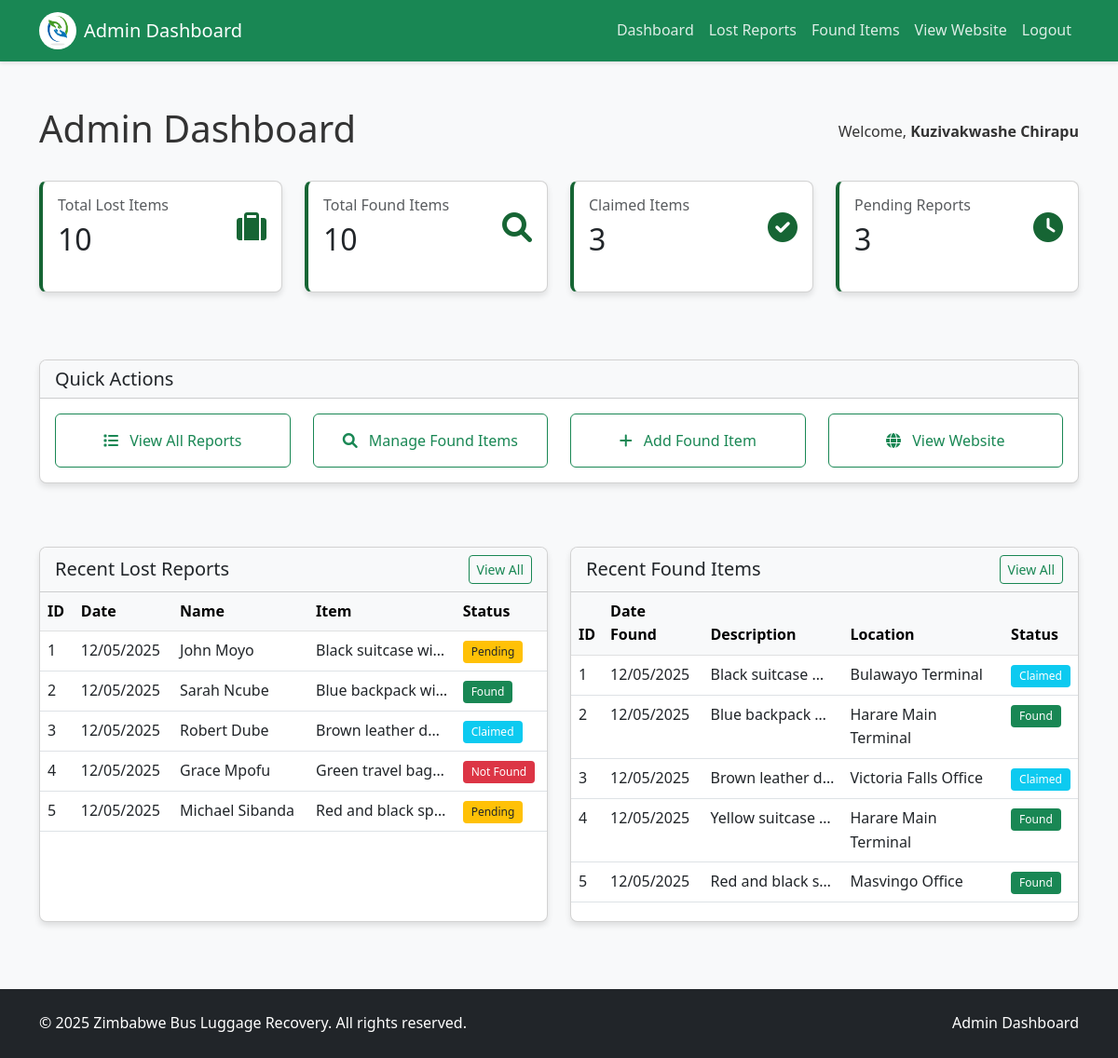
The app's page /dashboard.php (signed in) with its own data.
### tables this page shows
CREATE TABLE IF NOT EXISTS `lost_items` (
  `id` int NOT NULL AUTO_INCREMENT,
  `report_date` timestamp NULL DEFAULT CURRENT_TIMESTAMP,
  `full_name` varchar(100) NOT NULL,
  `email` varchar(100) NOT NULL,
  `phone` varchar(20) NOT NULL,
  `bus_company_id` int NOT NULL,
  `route_traveled` varchar(255) NOT NULL,
  `travel_date` date NOT NULL,
  `item_description` text NOT NULL,
  `identifying_features` text NOT NULL,
  `ticket_photo` varchar(255) DEFAULT NULL,
  `status` enum('Pending','Found','Not Found','Claimed') DEFAULT 'Pending',
  PRIMARY KEY (`id`),
  KEY `bus_company_id` (`bus_company_id`)
);

CREATE TABLE IF NOT EXISTS `found_items` (
  `id` int NOT NULL AUTO_INCREMENT,
  `date_found` timestamp NULL DEFAULT CURRENT_TIMESTAMP,
  `description` text NOT NULL,
  `bus_company_id` int NOT NULL,
  `route` varchar(255) NOT NULL,
  `location` varchar(255) NOT NULL,
  `status` enum('Found','Claimed') DEFAULT 'Found',
  `claimed_by` varchar(100) DEFAULT NULL,
  `claimer_contact` varchar(50) DEFAULT NULL,
  `claimer_email` varchar(100) DEFAULT NULL,
  `claimer_address` text,
  `claimer_photo` varchar(255) DEFAULT NULL,
  `claimed_date` timestamp NULL DEFAULT NULL,
  PRIMARY KEY (`id`),
  KEY `bus_company_id` (`bus_company_id`)
);

### dashboard.php (the view, shortened to what this page needs)
<?php
require_once '../includes/db_connect.php';
require_once '../includes/functions.php';
$total_lost_items_query = "SELECT COUNT(*) as count FROM lost_items";
$total_found_items_query = "SELECT COUNT(*) as count FROM found_items";
$total_claimed_items_query = "SELECT COUNT(*) as count FROM found_items WHERE status = 'Claimed'";
$total_pending_items_query = "SELECT COUNT(*) as count FROM lost_items WHERE status = 'Pending'";
$total_lost_items = $conn->query($total_lost_items_query)->fetch_assoc()['count'];
$total_found_items = $conn->query($total_found_items_query)->fetch_assoc()['count'];
$total_claimed_items = $conn->query($total_claimed_items_query)->fetch_assoc()['count'];
$total_pending_items = $conn->query($total_pending_items_query)->fetch_assoc()['count'];
$recent_lost_items = get_recent_lost_items($conn, 5);
$recent_found_items = get_recent_found_items($conn, 5);
?>
<!DOCTYPE html>
<html lang="en">
<head>
    <link href="https://cdn.jsdelivr.net/npm/bootstrap@5.3.0-alpha1/dist/css/bootstrap.min.css" rel="stylesheet">
    <link rel="stylesheet" href="https://cdnjs.cloudflare.com/ajax/libs/font-awesome/6.0.0/css/all.min.css">
    <link rel="stylesheet" href="../assets/css/style.css">
</head>
<body>
    <nav class="navbar navbar-expand-lg navbar-dark bg-success sticky-top">
        <div class="container">
            <a class="navbar-brand d-flex align-items-center" href="../index.php">
                <img src="../assets/images/logo.jpg" alt="Logo" width="40" height="40" class="rounded-circle me-2">
                <span>Admin Dashboard</span>
            </a>
            <div class="collapse navbar-collapse" id="navbarNav">
                <ul class="navbar-nav ms-auto">
                    <li class="nav-item">
                        <a class="nav-link active" href="dashboard.php">Dashboard</a>
                    </li>
                    <li class="nav-item">
                        <a class="nav-link" href="reports.php">Lost Reports</a>
                    </li>
                    <li class="nav-item">
                        <a class="nav-link" href="found_items.php">Found Items</a>
                    </li>
                    <li class="nav-item">
                        <a class="nav-link" href="../index.php">View Website</a>
                    </li>
                    <li class="nav-item">
                        <a class="nav-link" href="logout.php">Logout</a>
                    </li>
                </ul>
            </div>
        </div>
    </nav>
    <div class="container py-5">
        <div class="d-flex justify-content-between align-items-center mb-4">
            <h1>Admin Dashboard</h1>
            <p class="mb-0">Welcome, <strong><?php echo htmlspecialchars($_SESSION['admin_fullname']); ?></strong></p>
        </div>
        <div class="row mb-5">
            <div class="col-md-3 mb-4">
                <div class="card dashboard-card h-100">
                    <div class="card-body">
                        <div class="d-flex justify-content-between align-items-center">
                            <div>
                                <h6 class="text-muted mb-2">Total Lost Items</h6>
                                <h2 class="mb-0"><?php echo $total_lost_items; ?></h2>
                            </div>
                            <div class="dashboard-icon">
                                <i class="fas fa-suitcase"></i>
                            </div>
                        </div>
                    </div>
                </div>
            </div>
            <div class="col-md-3 mb-4">
                <div class="card dashboard-card h-100">
                    <div class="card-body">
                        <div class="d-flex justify-content-between align-items-center">
                            <div>
                                <h6 class="text-muted mb-2">Total Found Items</h6>
                                <h2 class="mb-0"><?php echo $total_found_items; ?></h2>
                            </div>
                            <div class="dashboard-icon">
                                <i class="fas fa-search"></i>
                            </div>
                        </div>
                    </div>
                </div>
            </div>
            <div class="col-md-3 mb-4">
                <div class="card dashboard-card h-100">
                    <div class="card-body">
                        <div class="d-flex justify-content-between align-items-center">
                            <div>
                                <h6 class="text-muted mb-2">Claimed Items</h6>
                                <h2 class="mb-0"><?php echo $total_claimed_items; ?></h2>
                            </div>
                            <div class="dashboard-icon">
                                <i class="fas fa-check-circle"></i>
                            </div>
                        </div>
                    </div>
                </div>
            </div>
            <div class="col-md-3 mb-4">
                <div class="card dashboard-card h-100">
                    <div class="card-body">
                        <div class="d-flex justify-content-between align-items-center">
                            <div>
                                <h6 class="text-muted mb-2">Pending Reports</h6>
                                <h2 class="mb-0"><?php echo $total_pending_items; ?></h2>
                            </div>
                            <div class="dashboard-icon">
                                <i class="fas fa-clock"></i>
                            </div>
                        </div>
                    </div>
                </div>
            </div>
        </div>
        <div class="row mb-5">
            <div class="col-12">
                <div class="card">
                    <div class="card-header bg-light">
                        <h5 class="mb-0">Quick Actions</h5>
                    </div>
                    <div class="card-body">
                        <div class="row">
                            <div class="col-md-3 mb-3 mb-md-0">
                                <a href="reports.php" class="btn btn-outline-success w-100 py-3">
                                    <i class="fas fa-list me-2"></i> View All Reports
                                </a>
                            </div>
                            <div class="col-md-3 mb-3 mb-md-0">
                                <a href="found_items.php" class="btn btn-outline-success w-100 py-3">
                                    <i class="fas fa-search me-2"></i> Manage Found Items
                                </a>
                            </div>
                            <div class="col-md-3 mb-3 mb-md-0">
                                <a href="found_items.php?action=add" class="btn btn-outline-success w-100 py-3">
                                    <i class="fas fa-plus me-2"></i> Add Found Item
                                </a>
                            </div>
                            <div class="col-md-3">
                                <a href="../index.php" class="btn btn-outline-success w-100 py-3">
                                    <i class="fas fa-globe me-2"></i> View Website
                                </a>
                            </div>
                        </div>
                    </div>
                </div>
            </div>
        </div>
        <div class="row">
            <div class="col-md-6 mb-4">
                <div class="card h-100">
                    <div class="card-header bg-light d-flex justify-content-between align-items-center">
                        <h5 class="mb-0">Recent Lost Reports</h5>
                        <a href="reports.php" class="btn btn-sm btn-outline-success">View All</a>
                    </div>
                    <div class="card-body p-0">
                        <div class="table-responsive">
                            <table class="table table-hover mb-0">
                                <thead class="table-light">
                                    <tr>
                                        <th>ID</th>
                                        <th>Date</th>
                                        <th>Name</th>
                                        <th>Item</th>
                                        <th>Status</th>
                                    </tr>
                                </thead>
                                <tbody>
                                    <?php if (empty($recent_lost_items)): ?>
                                        <tr>
                                            <td colspan="5" class="text-center py-3">No recent reports found.</td>
                                        </tr>
                                    <?php else: ?>
                                        <?php foreach ($recent_lost_items as $item): ?>
                                            <tr>
                                                <td><?php echo $item['id']; ?></td>
                                                <td><?php echo format_date($item['report_date']); ?></td>
                                                <td><?php echo htmlspecialchars($item['full_name']); ?></td>
                                                <td class="text-truncate" style="max-width: 150px;"><?php echo htmlspecialchars($item['item_description']); ?></td>
                                                <td><?php echo get_status_badge($item['status']); ?></td>
                                            </tr>
                                        <?php endforeach; ?>
                                    <?php endif; ?>
                                </tbody>
                            </table>
                        </div>
                    </div>
                </div>
            </div>
            <div class="col-md-6 mb-4">
                <div class="card h-100">
                    <div class="card-header bg-light d-flex justify-content-between align-items-center">
                        <h5 class="mb-0">Recent Found Items</h5>
                        <a href="found_items.php" class="btn btn-sm btn-outline-success">View All</a>
                    </div>
                    <div class="card-body p-0">
                        <div class="table-responsive">
                            <table class="table table-hover mb-0">
                                <thead class="table-light">
                                    <tr>
                                        <th>ID</th>
                                        <th>Date Found</th>
                                        <th>Description</th>
                                        <th>Location</th>
                                        <th>Status</th>
                                    </tr>
                                </thead>
                                <tbody>
                                    <?php if (empty($recent_found_items)): ?>
                                        <tr>
                                            <td colspan="5" class="text-center py-3">No recent found items.</td>
                                        </tr>
                                    <?php else: ?>
                                        <?php foreach ($recent_found_items as $item): ?>
                                            <tr>
                                                <td><?php echo $item['id']; ?></td>
                                                <td><?php echo format_date($item['date_found']); ?></td>
                                                <td class="text-truncate" style="max-width: 150px;"><?php echo htmlspecialchars($item['description']); ?></td>
                                                <td><?php echo htmlspecialchars($item['location']); ?></td>
                                                <td><?php echo get_status_badge($item['status']); ?></td>
                                            </tr>
                                        <?php endforeach; ?>
                                    <?php endif; ?>
                                </tbody>
                            </table>
                        </div>
                    </div>
                </div>
            </div>
        </div>
    </div>
    <footer class="bg-dark text-white py-4">
        <div class="container">
            <div class="row">
                <div class="col-md-6">
                    <p class="mb-0">&copy; <?php echo date('Y'); ?> Zimbabwe Bus Luggage Recovery. All rights reserved.</p>
                </div>
                <div class="col-md-6 text-md-end">
                    <p class="mb-0">Admin Dashboard</p>
                </div>
            </div>
        </div>
    </footer>
</body>
</html>

### functions.php (shortened to what this page needs)
<?php
function get_status_class($status) {
    switch ($status) {
        case 'Pending':
            return 'bg-warning text-dark';
        case 'Found':
            return 'bg-success';
        case 'Not Found':
            return 'bg-danger';
        case 'Claimed':
            return 'bg-info';
    }
}
function get_status_badge($status) {
    $class = get_status_class($status);
    return '<span class="badge ' . $class . '">' . htmlspecialchars($status) . '</span>';
}
function format_date($date) {
    return date("d/m/Y", strtotime($date));
}
function get_recent_lost_items($conn, $limit = 5) {
    $sql = "SELECT l.*, b.name as bus_company
            FROM lost_items l
            JOIN bus_companies b ON l.bus_company_id = b.id
            ORDER BY l.report_date DESC
            LIMIT ?";
    $stmt = $conn->prepare($sql);
    $stmt->bind_param("i", $limit);
    $stmt->execute();
    $result = $stmt->get_result();
    $items = array();
    if ($result->num_rows > 0) {
        while($row = $result->fetch_assoc()) {
            $items[] = $row;
        }
    }
    return $items;
}
function get_recent_found_items($conn, $limit = 5) {
    $sql = "SELECT f.*, b.name as bus_company
            FROM found_items f
            JOIN bus_companies b ON f.bus_company_id = b.id
            ORDER BY f.date_found DESC
            LIMIT ?";
    $stmt = $conn->prepare($sql);
    $stmt->bind_param("i", $limit);
    $stmt->execute();
    $result = $stmt->get_result();
    $items = array();
    if ($result->num_rows > 0) {
        while($row = $result->fetch_assoc()) {
            $items[] = $row;
        }
    }
    return $items;
}
?>

### style.css (style rules this page uses)
:root { --primary-color: #166534; --secondary-color: #eab308; --light-color: #f8f9fa; --dark-color: #212529; --success-color: #16a34a; --danger-color: #dc3545; --warning-color: #ffc107; --info-color: #0dcaf0; }
body { font-family: 'Segoe UI', Tahoma, Geneva, Verdana, sans-serif; line-height: 1.6; color: #333; background-color: #f8f9fa; }
.navbar { box-shadow: 0 2px 4px rgba(0, 0, 0, 0.1); }
.navbar-dark .navbar-nav .nav-link { color: rgba(255, 255, 255, 0.85); transition: color 0.3s; }
.card { border-radius: 8px; overflow: hidden; box-shadow: 0 4px 6px rgba(0, 0, 0, 0.1); transition: transform 0.3s, box-shadow 0.3s; margin-bottom: 20px; }
.badge { padding: 0.5em 0.75em; font-weight: 500; border-radius: 4px; }
footer { background-color: var(--primary-color); }
.dashboard-card { border-left: 4px solid var(--primary-color); }
.dashboard-icon { font-size: 2rem; color: var(--primary-color); }

### records on screen
lost_items: id "1", report_date "12/05/2025", full_name "John Moyo", item_description "Black suitcase wi…", status "Pending"
lost_items: id "2", report_date "12/05/2025", full_name "Sarah Ncube", item_description "Blue backpack wi…", status "Found"
lost_items: id "3", report_date "12/05/2025", full_name "Robert Dube", item_description "Brown leather d…", status "Claimed"
lost_items: id "4", report_date "12/05/2025", full_name "Grace Mpofu", item_description "Green travel bag…", status "Not Found"
lost_items: id "5", report_date "12/05/2025", full_name "Michael Sibanda", item_description "Red and black sp…", status "Pending"
found_items: id "1", date_found "12/05/2025", description "Black suitcase…", location "Bulawayo Terminal", status "Claimed"
found_items: id "2", date_found "12/05/2025", description "Blue backpack…", location "Harare Main Terminal", status "Found"
found_items: id "3", date_found "12/05/2025", description "Brown leather d…", location "Victoria Falls Office", status "Claimed"
found_items: id "4", date_found "12/05/2025", description "Yellow suitcase…", location "Harare Main Terminal", status "Found"
found_items: id "5", date_found "12/05/2025", description "Red and black s…", location "Masvingo Office", status "Found"

### other values on screen
$_SESSION['admin_fullname'] "Kuzivakwashe Chirapu"
$total_lost_items "10"
$total_found_items "10"
$total_claimed_items "3"
$total_pending_items "3"
